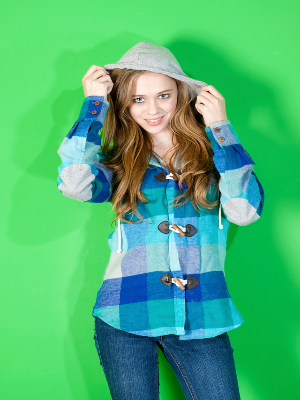
#> input picture python_analize/data/image/green_back.png, 300 x 400 px
$ jupyter execute --allow-errors '3일차.ipynb'
#> lines starting #> are read from the running program, lines starting #| are printed output that depends on the picture; after the words box and inside, x2 and y2 are one past the last pixel; in counts of white or black regions, pixels touching at a corner belong together
[cell 1]
# csv 데이터의 내용을 읽어 보자

import csv

#> (the rest of this cell did not finish here and is left out)

#> (a cell that did not finish here is left out)

#> (a cell that did not finish here is left out)

[cell 4]
# 울릉도는 몇 월에 바람이 가장 강핳까?

import csv
import matplotlib.pyplot as plt

#> (the rest of this cell did not finish here and is left out)

[cell 5]
import numpy as np
import pandas as pd

name_series = pd.Series(['김수안', '김수정', '박동윤', '강이안', '강지안'])
age_series = pd.Series([19, 23, 22, 19, 16])
sex_series = pd.Series(['여', '여',  '남', '여', '남'])
grade_series = pd.Series([4.35, 4.23, 4.25, 4.37, 4.25])
print(name_series, age_series, sex_series, grade_series)

### Chapter13. 시각 정보를 다루어보자

[cell 6]
# 맷플롯립으로 간단히 이미지 그려보기

import matplotlib.pyplot as plt
import matplotlib.image as mpimg

#> (the rest of this cell did not finish here and is left out)

[cell 7]
import cv2

img_gray = cv2.imread('python_analize/data/image/mandrill.png', cv2.IMREAD_GRAYSCALE)
img_color = cv2.imread('python_analize/data/image/mandrill.png', cv2.IMREAD_COLOR)

cv2.imshow('grayscale', img_gray)    # 맨드릴 원숭이를 회색조 이미지로 화면에 표시
cv2.imshow('color image', img_color) # 맨드릴 원숭이를 컬러 이미지로 화면에 표시

# 다음 두 행은 키보드 입력을 기다렸다가 모든 창을 끄고 종료하는 코드
cv2.waitKey(0)
cv2.destroyAllWindows()

[cell 8]
# opencv로 이미지 다뤄보기

import cv2

img = cv2.imread('python_analize/data/image/mandrill.png', 1)
cv2.line(img, (0, 0), (200, 200), (0, 0, 255), 5)
cv2.arrowedLine(img, (0, 200), (200, 20), (0, 0, 255), 5)
cv2.imshow('lined', img)

cv2.waitKey(0)
cv2.destroyAllWindows()

[cell 9]
cv2.rectangle(img, (0, 200), (200, 20), (0,0,0), 5)
cv2.putText(img, "hello", (70,70), fontFace=2, fontScale=1, color=(0,0,0))

cv2.imshow('lined', img)

cv2.waitKey(0)
cv2.destroyAllWindows()

[cell 10]
# 합성 사진 제작
import cv2
global img1, img2

def on_change_weight(x):
    weight = x / 100
    img_merged = cv2.addWeighted(img1, 1-weight, img2, weight, 0)
    cv2.imshow('Display', img_merged)

cv2.namedWindow('Display')
cv2.createTrackbar('weight', 'Display', 0, 100, on_change_weight)

img1 = cv2.imread('python_analize/data/image/green_back.png')
#> img1 is the input picture: shape (400, 300, 3); mean B, G, R 117.6, 180.5, 74
img2 = cv2.imread('python_analize/data/image/iceberg.png')
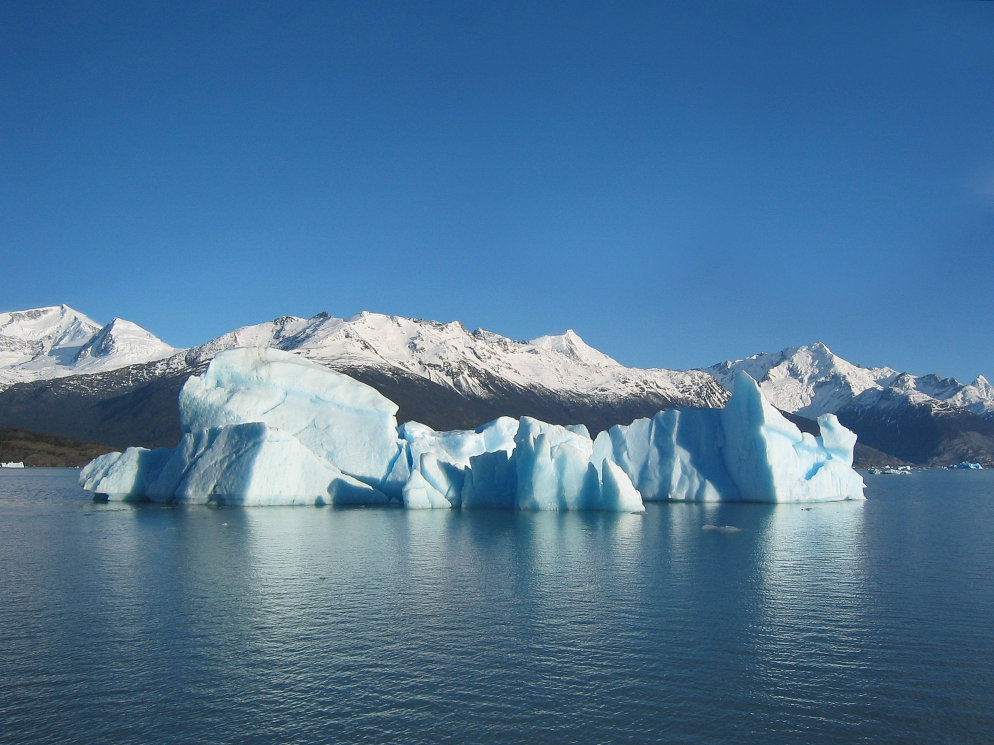
#> input picture python_analize/data/image/iceberg.png, 1987 x 1490 px (shown at 1/2 size)
#> img2 is the input picture: shape (1490, 1987, 3); mean B, G, R 151, 117.4, 77.6
img1 = cv2.resize(img1, (300, 400))
img2 = cv2.resize(img2, (300, 400))
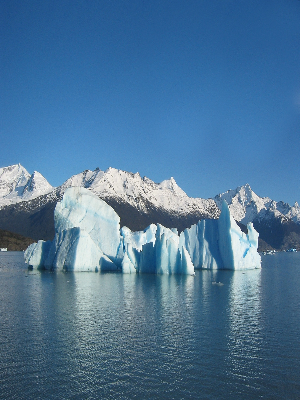
#> img2: shape (400, 300, 3); mean B, G, R 150.9, 117.2, 77.5

cv2.waitKey(0)
cv2.destroyAllWindows()

[cell 11]
# 윤곽선 뽑아내기

img_gray = cv2.imread('python_analize/data/image/green_back.png', cv2.IMREAD_GRAYSCALE)
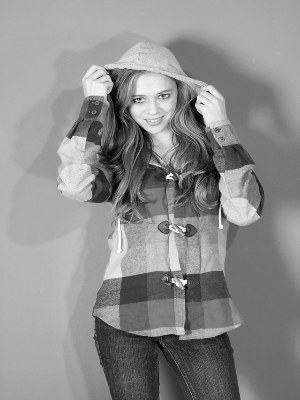
#> img_gray: shape (400, 300); min 0, max 254, mean 141

# adaptivThreshold를 적용한다
# 주변 9x9 픽셀 공간의 평균값 -5가  임계치가 되고, 이보다 크면 255, 그렇지 않으면 0
img_edge = cv2.adaptiveThreshold(img_gray, 255, cv2.ADAPTIVE_THRESH_MEAN_C,
                                  cv2.THRESH_BINARY, blockSize=9, C=5)
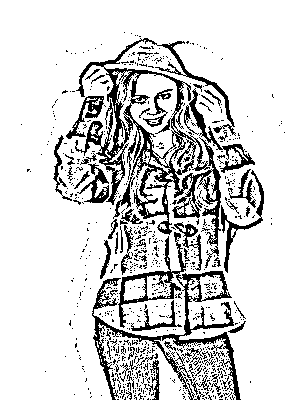
#> img_edge: shape (400, 300); 83.7% white; 761 black regions (695 under 20 px), largest, box (x1, y1, x2, y2) and area: (75, 38, 236, 268) 7145, (92, 232, 241, 400) 4170, (189, 88, 255, 173) 722

#결과는 윤곽선 픽셀이 드러난다.
cv2.imshow('egde', img_edge)

cv2.waitKey(0)
cv2.destroyAllWindows()

[cell 12]
# 합성 사진 만들기2

import numpy as np
import cv2

img1 = cv2.imread('python_analize/data/image/green_back.png')
img2 = cv2.imread('python_analize/data/image/iceberg.png')

front_image = cv2.resize(img1, (300,400))
back_image = cv2.resize(img2, (300, 400))

img_hsv = cv2.cvtColor(front_image, cv2.COLOR_BGR2HSV)
#> img_hsv: shape (400, 300, 3); mean H, S, V 69.5, 171.5, 192.1
l_bound = np.array([40, 100, 50])
u_bound = np.array([80, 255, 255])

my_mask = cv2.inRange(img_hsv, l_bound, u_bound)
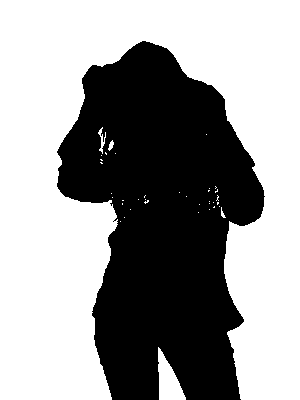
#> my_mask: shape (400, 300); 59.8% white; 1 black region, box (x1, y1, x2, y2) and area: (57, 41, 265, 400) 48228
mask_inv = cv2.bitwise_not(my_mask)

# 녹색 픽셀들만 추출하기
extracted = cv2.bitwise_and(front_image, front_image, mask=my_mask)
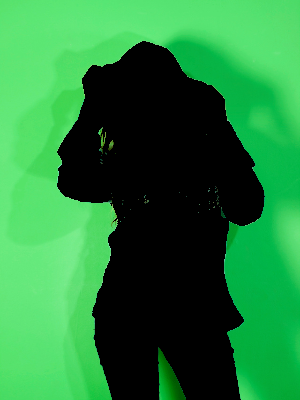
#> extracted: shape (400, 300, 3); mean B, G, R 58.7, 126.2, 37.9
#녹색 아닌 픽셀만 추출하기
removed = cv2.bitwise_and(front_image, front_image, mask=mask_inv)
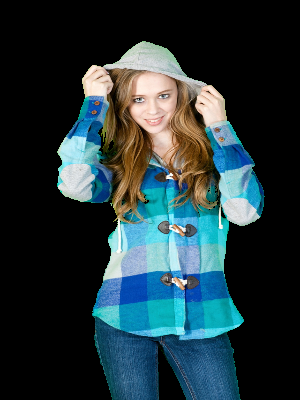
#> removed: shape (400, 300, 3); mean B, G, R 58.9, 54.3, 36.1
# 녹색과 겹치는 배경 추출하기
background = cv2.bitwise_and(back_image, back_image, mask=my_mask)
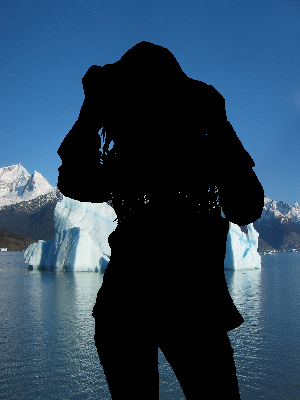
#> background: shape (400, 300, 3); mean B, G, R 87.5, 66.2, 42.3
# 녹색 제거 전경 + 배경 추출하기
merged = cv2.bitwise_or(removed, background)
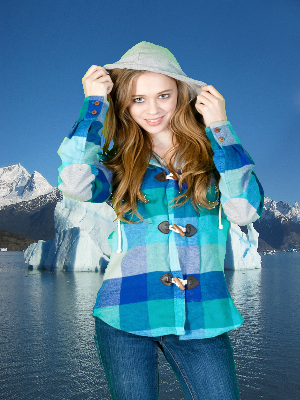
#> merged: shape (400, 300, 3); mean B, G, R 146.4, 120.5, 78.4

cv2.imshow('mask', my_mask)
cv2.imshow('mask_inv', mask_inv)
cv2.imshow('removed', removed)
cv2.imshow('background', background)
cv2.imshow('merged', merged)

cv2.waitKey(0)
cv2.destroyAllWindows()
